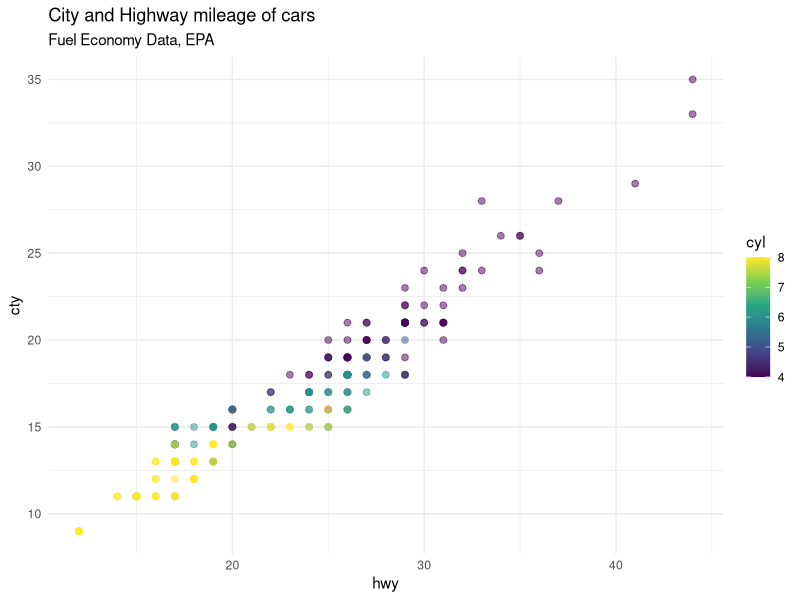

Write the R code that produced this figure.
## ---- chunk 1
#| fig-cap: "City and highway mileage for 38 popular models of cars."

library(tidyverse)

ggplot(mpg, aes(x = hwy, y = cty, color = cyl)) +
  geom_point(alpha = 0.5, size = 2) +
  scale_color_viridis_c() +
  theme_minimal()+
  labs(title = "City and Highway mileage of cars",
       subtitle = "Fuel Economy Data, EPA")
